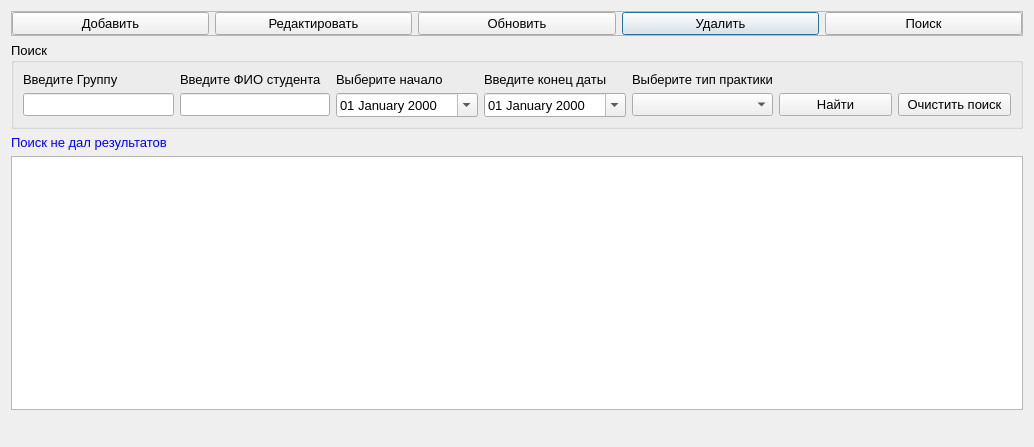
<?xml version="1.0" encoding="UTF-8"?>
<ui version="4.0">
 <class>PracWork</class>
 <widget class="QDialog" name="PracWork">
  <property name="geometry">
   <rect>
    <x>0</x>
    <y>0</y>
    <width>1034</width>
    <height>447</height>
   </rect>
  </property>
  <property name="windowTitle">
   <string>Практика</string>
  </property>
  <layout class="QGridLayout" name="gridLayout_5">
   <item row="0" column="0" colspan="3">
    <widget class="QFrame" name="frame">
     <property name="font">
      <font>
       <pointsize>10</pointsize>
      </font>
     </property>
     <property name="frameShape">
      <enum>QFrame::StyledPanel</enum>
     </property>
     <property name="frameShadow">
      <enum>QFrame::Raised</enum>
     </property>
     <layout class="QGridLayout" name="gridLayout_4">
      <property name="leftMargin">
       <number>0</number>
      </property>
      <property name="topMargin">
       <number>0</number>
      </property>
      <property name="rightMargin">
       <number>0</number>
      </property>
      <property name="bottomMargin">
       <number>0</number>
      </property>
      <item row="0" column="4">
       <widget class="QPushButton" name="pushButton_del_2">
        <property name="font">
         <font>
          <pointsize>10</pointsize>
         </font>
        </property>
        <property name="text">
         <string>Удалить</string>
        </property>
        <property name="icon">
         <iconset resource="resourses.qrc">
          <normaloff>:/img/img/delete.png</normaloff>:/img/img/delete.png</iconset>
        </property>
       </widget>
      </item>
      <item row="0" column="0">
       <widget class="QPushButton" name="pushButton_add_2">
        <property name="font">
         <font>
          <pointsize>10</pointsize>
         </font>
        </property>
        <property name="text">
         <string>Добавить</string>
        </property>
        <property name="icon">
         <iconset resource="resourses.qrc">
          <normaloff>:/img/img/add.png</normaloff>:/img/img/add.png</iconset>
        </property>
       </widget>
      </item>
      <item row="0" column="5">
       <widget class="QPushButton" name="pushButton_search_2">
        <property name="font">
         <font>
          <pointsize>10</pointsize>
         </font>
        </property>
        <property name="text">
         <string>Поиск</string>
        </property>
        <property name="icon">
         <iconset resource="resourses.qrc">
          <normaloff>:/img/img/find.png</normaloff>:/img/img/find.png</iconset>
        </property>
       </widget>
      </item>
      <item row="0" column="1">
       <widget class="QPushButton" name="pushButton_edit_2">
        <property name="font">
         <font>
          <pointsize>10</pointsize>
         </font>
        </property>
        <property name="text">
         <string>Редактировать</string>
        </property>
        <property name="icon">
         <iconset resource="resourses.qrc">
          <normaloff>:/img/img/edit.png</normaloff>:/img/img/edit.png</iconset>
        </property>
       </widget>
      </item>
      <item row="0" column="3">
       <widget class="QPushButton" name="pushButton_update_2">
        <property name="font">
         <font>
          <pointsize>10</pointsize>
         </font>
        </property>
        <property name="text">
         <string>Обновить</string>
        </property>
        <property name="icon">
         <iconset resource="resourses.qrc">
          <normaloff>:/img/img/refresh.png</normaloff>:/img/img/refresh.png</iconset>
        </property>
       </widget>
      </item>
     </layout>
    </widget>
   </item>
   <item row="1" column="0" colspan="3">
    <widget class="QGroupBox" name="groupBox_search">
     <property name="font">
      <font>
       <pointsize>10</pointsize>
      </font>
     </property>
     <property name="title">
      <string>Поиск</string>
     </property>
     <layout class="QGridLayout" name="gridLayout_2" columnstretch="4,4,3,3,3,3,3">
      <item row="2" column="2">
       <widget class="QDateEdit" name="dateEdit_2">
        <property name="font">
         <font>
          <pointsize>10</pointsize>
         </font>
        </property>
        <property name="displayFormat">
         <string>dd MMMM yyyy</string>
        </property>
        <property name="calendarPopup">
         <bool>true</bool>
        </property>
       </widget>
      </item>
      <item row="2" column="6">
       <widget class="QPushButton" name="pushButton_clear_2">
        <property name="font">
         <font>
          <pointsize>10</pointsize>
         </font>
        </property>
        <property name="text">
         <string>Очистить поиск</string>
        </property>
        <property name="icon">
         <iconset resource="resourses.qrc">
          <normaloff>:/img/img/clear.png</normaloff>:/img/img/clear.png</iconset>
        </property>
       </widget>
      </item>
      <item row="0" column="1">
       <widget class="QLabel" name="label_7">
        <property name="font">
         <font>
          <pointsize>10</pointsize>
         </font>
        </property>
        <property name="text">
         <string>Введите ФИО студента</string>
        </property>
       </widget>
      </item>
      <item row="0" column="2">
       <widget class="QLabel" name="label_8">
        <property name="font">
         <font>
          <pointsize>10</pointsize>
         </font>
        </property>
        <property name="text">
         <string>Выберите начало</string>
        </property>
       </widget>
      </item>
      <item row="0" column="0">
       <widget class="QLabel" name="label_9">
        <property name="font">
         <font>
          <pointsize>10</pointsize>
         </font>
        </property>
        <property name="text">
         <string>Введите Группу</string>
        </property>
       </widget>
      </item>
      <item row="2" column="0">
       <widget class="QLineEdit" name="lineEdit_group_2">
        <property name="font">
         <font>
          <pointsize>10</pointsize>
         </font>
        </property>
        <property name="clearButtonEnabled">
         <bool>true</bool>
        </property>
       </widget>
      </item>
      <item row="2" column="5">
       <widget class="QPushButton" name="pushButton_find_2">
        <property name="font">
         <font>
          <pointsize>10</pointsize>
         </font>
        </property>
        <property name="text">
         <string>Найти</string>
        </property>
        <property name="icon">
         <iconset resource="resourses.qrc">
          <normaloff>:/img/img/findOk.png</normaloff>:/img/img/findOk.png</iconset>
        </property>
       </widget>
      </item>
      <item row="2" column="1">
       <widget class="QLineEdit" name="lineEdit_student_2">
        <property name="font">
         <font>
          <pointsize>10</pointsize>
         </font>
        </property>
        <property name="clearButtonEnabled">
         <bool>true</bool>
        </property>
       </widget>
      </item>
      <item row="0" column="3">
       <widget class="QLabel" name="label_2">
        <property name="font">
         <font>
          <pointsize>10</pointsize>
         </font>
        </property>
        <property name="text">
         <string>Введите конец даты</string>
        </property>
       </widget>
      </item>
      <item row="2" column="4">
       <widget class="QComboBox" name="comboBox_type_practika">
        <property name="font">
         <font>
          <pointsize>10</pointsize>
         </font>
        </property>
       </widget>
      </item>
      <item row="0" column="4">
       <widget class="QLabel" name="label_3">
        <property name="font">
         <font>
          <pointsize>10</pointsize>
         </font>
        </property>
        <property name="text">
         <string>Выберите тип практики</string>
        </property>
       </widget>
      </item>
      <item row="2" column="3">
       <widget class="QDateEdit" name="dateEdit_end_2">
        <property name="font">
         <font>
          <pointsize>10</pointsize>
         </font>
        </property>
        <property name="displayFormat">
         <string>dd MMMM yyyy</string>
        </property>
        <property name="calendarPopup">
         <bool>true</bool>
        </property>
       </widget>
      </item>
     </layout>
    </widget>
   </item>
   <item row="4" column="0">
    <spacer name="horizontalSpacer">
     <property name="font">
      <font>
       <pointsize>10</pointsize>
      </font>
     </property>
     <property name="orientation">
      <enum>Qt::Horizontal</enum>
     </property>
     <property name="sizeType">
      <enum>QSizePolicy::Preferred</enum>
     </property>
     <property name="sizeHint" stdset="0">
      <size>
       <width>332</width>
       <height>20</height>
      </size>
     </property>
    </spacer>
   </item>
   <item row="4" column="2">
    <spacer name="horizontalSpacer_2">
     <property name="font">
      <font>
       <pointsize>10</pointsize>
      </font>
     </property>
     <property name="orientation">
      <enum>Qt::Horizontal</enum>
     </property>
     <property name="sizeType">
      <enum>QSizePolicy::Preferred</enum>
     </property>
     <property name="sizeHint" stdset="0">
      <size>
       <width>332</width>
       <height>20</height>
      </size>
     </property>
    </spacer>
   </item>
   <item row="4" column="1">
    <widget class="QLabel" name="label_naideno">
     <property name="font">
      <font>
       <pointsize>10</pointsize>
      </font>
     </property>
     <property name="styleSheet">
      <string notr="true">color:rgb(85, 0, 255)</string>
     </property>
     <property name="text">
      <string/>
     </property>
    </widget>
   </item>
   <item row="3" column="0" colspan="3">
    <widget class="QTableView" name="tableView_pracwork">
     <property name="font">
      <font>
       <pointsize>10</pointsize>
      </font>
     </property>
     <property name="contextMenuPolicy">
      <enum>Qt::ActionsContextMenu</enum>
     </property>
     <property name="alternatingRowColors">
      <bool>true</bool>
     </property>
     <property name="selectionMode">
      <enum>QAbstractItemView::SingleSelection</enum>
     </property>
     <property name="selectionBehavior">
      <enum>QAbstractItemView::SelectRows</enum>
     </property>
    </widget>
   </item>
   <item row="2" column="0">
    <widget class="QLabel" name="label_result">
     <property name="maximumSize">
      <size>
       <width>16777215</width>
       <height>20</height>
      </size>
     </property>
     <property name="font">
      <font>
       <pointsize>10</pointsize>
      </font>
     </property>
     <property name="styleSheet">
      <string notr="true">color:rgb(0, 0, 255)</string>
     </property>
     <property name="text">
      <string>Поиск не дал результатов</string>
     </property>
    </widget>
   </item>
  </layout>
  <action name="actionDetails">
   <property name="icon">
    <iconset resource="resourses.qrc">
     <normaloff>:/img/img/edit.png</normaloff>:/img/img/edit.png</iconset>
   </property>
   <property name="text">
    <string>Просмотреть подробно</string>
   </property>
  </action>
  <action name="actionDel">
   <property name="icon">
    <iconset resource="resourses.qrc">
     <normaloff>:/img/img/delete.png</normaloff>:/img/img/delete.png</iconset>
   </property>
   <property name="text">
    <string>Удалить запись</string>
   </property>
   <property name="toolTip">
    <string>Удалить запись</string>
   </property>
  </action>
 </widget>
 <resources>
  <include location="resourses.qrc"/>
 </resources>
 <connections/>
</ui>
